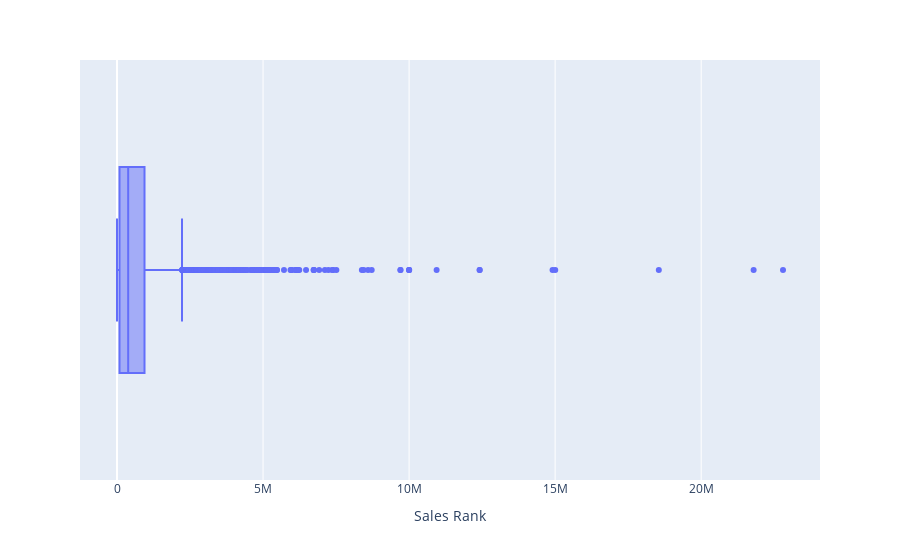

This figure's notebook cell:
### Markdown cell above
So we clearly have some NA values. Here's the approach we'll use for cleaning this data:
* We'll delete the 'Date Code' column as it seems baiscally pointless since every row is blank
* We'll fill the 'Cost Per Item' column with the average cost per item
* For both ship costs, we'll fill with the average

That leaves the Sales Rank. Amazon sales rank is a metric that describes how well that product is selling in a snapshot of time. For example, the #1 best selling book has a sales rank of 1. The 100th best selling book has a sales rank of 100 at that snapshot of time when the data is pulled. Let's look into the sales rank a bit more before we choose how to handle it.

### Code cell
lists['Sales Rank'].describe()
salesbox = px.box(lists,x='Sales Rank')
salesbox.show()

### Figure 1 — Plotly figure (JSON) as saved in the notebook; plotly's stock layout.template omitted (floating-point values rounded to 4 significant figures; data arrays with more than 128 entries replaced by an {"elided": "..."} marker saying what was removed)
{"data": [{"alignmentgroup": "True", "hovertemplate": "Sales Rank=%{x}<extra></extra>", "legendgroup": "", "marker": {"color": "#636efa"}, "name": "", "notched": false, "offsetgroup": "", "orientation": "h", "showlegend": false, "type": "box", "x": {"elided": "8646 int values"}, "x0": " ", "xaxis": "x", "y0": " ", "yaxis": "y"}], "layout": {"boxmode": "group", "legend": {"tracegroupgap": 0}, "margin": {"t": 60}, "xaxis": {"anchor": "y", "domain": [0, 1], "title": {"text": "Sales Rank"}}, "yaxis": {"anchor": "x", "domain": [0, 1]}}}
